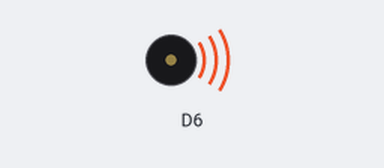
A sketch run on a simulated Adafruit Circuit Playground Express. Shown: buzzer (waves = sounding).

Above: at 0.2 s.
At 6.5 s:
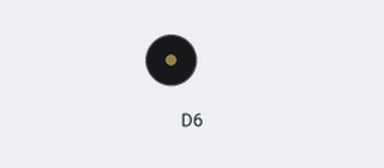
Timing chart, 0 to 11.8 s (numbered marks = the images above):
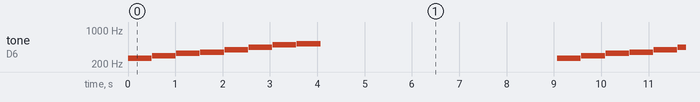

Measured:
- by itself, tone on D6: repeats every 9.1 s: silent 0.01 s, 294 Hz 0.50 s, silent 0.01 s, 330 Hz 0.50 s, silent 0.01 s, 349 Hz 0.50 s, silent 0.01 s, 392 Hz 0.50 s, silent 0.01 s, 440 Hz 0.50 s, silent 0.01 s, 494 Hz 0.50 s, silent 0.01 s, 523 Hz 0.50 s, silent 5.0 s, 261 Hz 0.50 s

The sketch:

Music_Exercise.ino
```cpp
 /*
  * Author: David Tassara
  * Board:  Circuit Playground
  * Date:   April 4, 2017
  *
  * Note:   Without any modification this code will play a scale.
  *         Your task is to replace the scale with the "mystery song"
  *
  */
#include <Adafruit_CircuitPlayground.h>

// 261, 294, 330, 349, 392, 440, 494, 523
// C    D    E    F    G    A    B    C

// Your CP should play the song notes below. After you're done programming get my attention.
// qE, qD, qC, qD, qE, qE, hE, qD, qD, hD, qE, qG, hG
// qE, qD, qC, qD, qE, qE, qE, qE, qD, qD, qE, qD, wC

int whole = 1000;
int half = 500;
int quarter = 250;

void setup()
{
  // There is nothing to set up since we're just playing sounds.
  // Leave this section blank.
}

void loop()
{
  // Remove this part of the code. You can either delete the lines OR comment it out
  CircuitPlayground.playTone(261, half);
  delay(10);
  CircuitPlayground.playTone(294, half);
  delay(10);
  CircuitPlayground.playTone(330, half);
  delay(10);
  CircuitPlayground.playTone(349, half);
  delay(10);
  CircuitPlayground.playTone(392, half);
  delay(10);
  CircuitPlayground.playTone(440, half);
  delay(10);
  CircuitPlayground.playTone(494, half);
  delay(10);
  CircuitPlayground.playTone(523, half);

  //INSERT YOUR SONG CODE HERE

  delay(5000); // Don't delete this line. We should wait 5 seconds between songs.
}
```
